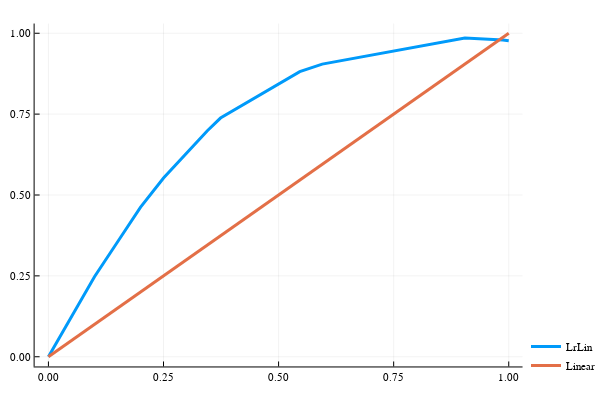

The cell this chart's notebook holds for it:
### Code cell
plot([x->lrLin(x) x->x],0,1,label=["LrLin" "Linear"],lw = 3,legend=:bottomright)

### Figure 1 — Plotly figure (JSON) as saved in the notebook; plotly's stock layout.template omitted (floating-point values rounded to 4 significant figures)
{"data": [{"colorbar": {"title": ""}, "legendgroup": "LrLin", "line": {"color": "rgba(0, 154, 250, 1.000)", "dash": "solid", "shape": "linear", "width": 3}, "mode": "lines", "name": "LrLin", "showlegend": true, "type": "scatter", "x": [0, 0.009766, 0.1001, 0.1543, 0.2002, 0.2501, 0.296, 0.3206, 0.3453, 0.3738, 0.4023, 0.4531, 0.4975, 0.546, 0.5948, 0.6487, 0.7001, 0.7534, 0.7983, 0.8532, 0.9047, 0.9873, 1], "xaxis": "x1", "y": [1e-05, 0.02416, 0.2474, 0.3641, 0.4624, 0.5526, 0.623, 0.6607, 0.6985, 0.7378, 0.7616, 0.8038, 0.8408, 0.8812, 0.9046, 0.9187, 0.9321, 0.9461, 0.9578, 0.9721, 0.9856, 0.9789, 0.9767], "yaxis": "y1", "zmax": null, "zmin": null}, {"colorbar": {"title": ""}, "legendgroup": "Linear", "line": {"color": "rgba(227, 111, 71, 1.000)", "dash": "solid", "shape": "linear", "width": 3}, "mode": "lines", "name": "Linear", "showlegend": true, "type": "scatter", "x": [0, 0.009766, 0.1001, 0.1543, 0.2002, 0.2501, 0.296, 0.3453, 0.4023, 0.4531, 0.4975, 0.546, 0.5948, 0.6487, 0.7001, 0.7534, 0.7983, 0.8532, 0.9047, 0.9873, 1], "xaxis": "x1", "y": [0, 0.009766, 0.1001, 0.1543, 0.2002, 0.2501, 0.296, 0.3453, 0.4023, 0.4531, 0.4975, 0.546, 0.5948, 0.6487, 0.7001, 0.7534, 0.7983, 0.8532, 0.9047, 0.9873, 1], "yaxis": "y1", "zmax": null, "zmin": null}], "layout": {"annotations": [], "height": 400, "legend": {"bgcolor": "rgba(255, 255, 255, 1.000)", "bordercolor": "rgba(0, 0, 0, 1.000)", "font": {"color": "rgba(0, 0, 0, 1.000)", "family": "sans-serif", "size": 11}, "tracegroupgap": 0, "x": 1, "y": 0}, "margin": {"b": 20, "l": 0, "r": 0, "t": 20}, "paper_bgcolor": "rgba(255, 255, 255, 1.000)", "plot_bgcolor": "rgba(255, 255, 255, 1.000)", "showlegend": true, "width": 600, "xaxis": {"anchor": "y1", "domain": [0.06582, 0.9934], "gridcolor": "rgba(0, 0, 0, 0.100)", "gridwidth": 0.5, "linecolor": "rgba(0, 0, 0, 1.000)", "mirror": false, "range": [-0.03, 1.03], "showgrid": true, "showline": true, "showticklabels": true, "tickangle": 0, "tickcolor": "rgb(0, 0, 0)", "tickfont": {"color": "rgba(0, 0, 0, 1.000)", "family": "sans-serif", "size": 11}, "tickmode": "array", "ticks": "inside", "ticktext": ["0.00", "0.25", "0.50", "0.75", "1.00"], "tickvals": [0, 0.25, 0.5, 0.75, 1], "title": "", "titlefont": {"color": "rgba(0, 0, 0, 1.000)", "family": "sans-serif", "size": 15}, "type": "-", "visible": true, "zeroline": false, "zerolinecolor": "rgba(0, 0, 0, 1.000)"}, "yaxis": {"anchor": "x1", "domain": [0.03762, 0.9902], "gridcolor": "rgba(0, 0, 0, 0.100)", "gridwidth": 0.5, "linecolor": "rgba(0, 0, 0, 1.000)", "mirror": false, "range": [-0.03, 1.03], "showgrid": true, "showline": true, "showticklabels": true, "tickangle": 0, "tickcolor": "rgb(0, 0, 0)", "tickfont": {"color": "rgba(0, 0, 0, 1.000)", "family": "sans-serif", "size": 11}, "tickmode": "array", "ticks": "inside", "ticktext": ["0.00", "0.25", "0.50", "0.75", "1.00"], "tickvals": [0, 0.25, 0.5, 0.75, 1], "title": "", "titlefont": {"color": "rgba(0, 0, 0, 1.000)", "family": "sans-serif", "size": 15}, "type": "-", "visible": true, "zeroline": false, "zerolinecolor": "rgba(0, 0, 0, 1.000)"}}}
